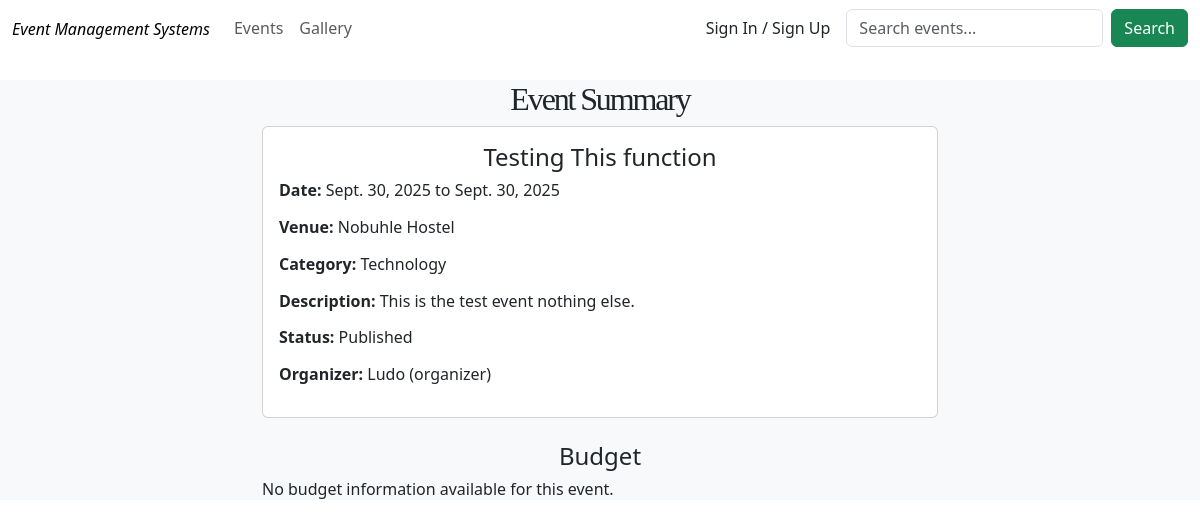
/events/1/summary/, run on an earlier commit of the app's database.
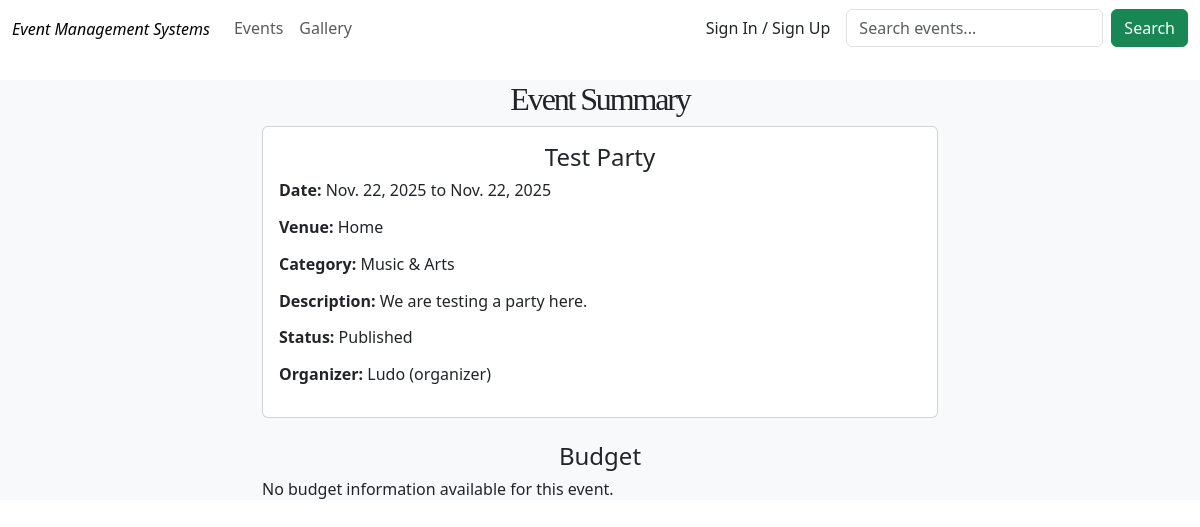
And on a later commit of the database.
### event_app/models.py (models this page shows, shortened)
class Event(models.Model):
    MUSIC_ARTS = 'music-arts'
    BUSINESS = 'business'
    SPORTS = 'sports'
    TECHNOLOGY = 'technology'
    FOOD_DRINK = 'food-drink'
    HEALTH_WELLNESS = 'health-wellness'
    EDUCATION = 'education'
    COMMUNITY = 'community'
    CHARITY = 'charity'
    GOVERNMENT = 'government'
    TOURISM = 'tourism'
    CATEGORY_CHOICES = [
        (MUSIC_ARTS, 'Music & Arts'),
        (BUSINESS, 'Business & Professional'),
        (SPORTS, 'Sports & Fitness'),
        (TECHNOLOGY, 'Technology'),
        (FOOD_DRINK, 'Food & Drink'),
        (HEALTH_WELLNESS, 'Health & Wellness'),
        (EDUCATION, 'Education & Learning'),
        (COMMUNITY, 'Community & Culture'),
        (CHARITY, 'Charity & Fundraising'),
        (GOVERNMENT, 'Government & Politics'),
        (TOURISM, 'Tourism & Hospitality'),
    ]
    DRAFT = 'draft'
    PUBLISHED = 'published'
    CANCELLED = 'cancelled'
    PENDING = 'pending'
    REJECTED = 'rejected'
    STATUS_CHOICES = [
        (DRAFT, 'Draft'),
        (PUBLISHED, 'Published'),
        (CANCELLED, 'Cancelled'),
        (PENDING, 'Pending'),
    ]
    title = models.CharField(max_length=200)
    description = models.TextField()
    category = models.CharField(max_length=80, choices=CATEGORY_CHOICES)
    status = models.CharField(max_length=20, choices=STATUS_CHOICES, default=DRAFT)
    organizer = models.ForeignKey(User, on_delete=models.CASCADE, related_name='organized_events')
    is_approved = models.BooleanField(default=False)
    attendees = models.ManyToManyField(
        Attendee,
        through='EventRegistration',
        related_name='events',
        blank=True
    )
    start_date = models.DateField()
    end_date = models.DateField()
    start_time = models.TimeField()
    end_time = models.TimeField()
    venue = models.CharField(max_length=200)
    city = models.CharField(max_length=100)
    is_online = models.BooleanField(default=False)
    online_link = models.URLField(blank=True, null=True)
    image = models.ImageField(upload_to='event_images/', blank=True, null=True)
    tags = models.TextField(help_text='Comma-separated tags', blank=True)
    max_attendees = models.PositiveIntegerField(blank=True, null=True)
    registration_deadline = models.DateTimeField(blank=True, null=True)
    views_count = models.PositiveIntegerField(default=0, editable=False)
    created_at = models.DateTimeField(auto_now_add=True)
    updated_at = models.DateTimeField(auto_now=True)
    class Meta:
        ordering = ['-created_at']

class CustomUser(AbstractUser):
    ROLE_CHOICES = [
        ('admin', 'Admin'),
        ('organizer', 'Organizer'),
        ('attendee', 'Attendee'),
    ]
    contact_number = models.CharField(max_length=15, blank=True, null=True)
    role = models.CharField(max_length=20, choices=ROLE_CHOICES, default='organizer')
    def __str__(self):
        return f'{self.username} ({self.role})'

### event_app/event_views.py (the view)
# urls.py: path('events/<int:event_id>/summary/', event_views.event_summary_view, name='event_summary'),
def event_summary_view(request, event_id):
    event = get_object_or_404(Event, id=event_id)
    budget = Budget.objects.filter(event=event).first()
    budget_items = BudgetItem.objects.filter(budget=budget) if budget else []
    context = {
        'event': event,
        'budget': budget,
        'budget_items': budget_items,
    }
    return render(request, 'summary.html', context)

### templates/summary.html (shortened to what this page needs)
{% extends "base.html" %}
{% block content %}
<div class="container mt-4">
    <h2>Event Summary</h2>
    <div class="card mb-4 ">
        <div class="card-body">
            <h4>{{ event.title }}</h4>
            <p><strong>Date:</strong> {{ event.start_date }} to {{ event.end_date }}</p>
            <p><strong>Venue:</strong> {{ event.venue }}</p>
            <p><strong>Category:</strong> {{ event.get_category_display }}</p>
            <p><strong>Description:</strong> {{ event.description }}</p>
            <p><strong>Status:</strong> {{ event.get_status_display }}</p>
            <p><strong>Organizer:</strong> {{ event.organizer }}</p>
        </div>
    </div>
    <h4>Budget</h4>
    {% if budget %}
        <div class="card mb-4">
            <div class="card-body">
                <p><strong>Total Budget:</strong> {{ budget.total_amount }}</p>
                <table class="table">
                    <thead>
                        <tr>
                            <th>Item</th>
                            <th>Amount</th>
                        </tr>
                    </thead>
                    <tbody>
                        {% for item in budget_items %}
                        <tr>
                            <td>{{ item.name }}</td>
                            <td>R {{ item.amount }}</td>
                        </tr>
                        {% endfor %}
                    </tbody>
                </table>
            </div>
        </div>
    {% else %}
        <p>No budget information available for this event.</p>
    {% endif %}
</div>
{% endblock content %}

What changed in the data, as far as the page shows it:
changed Event "Published": title "Testing This function" → "Test Party"; start_date "Sept. 30, 2025" → "Nov. 22, 2025"; end_date "Sept. 30, 2025" → "Nov. 22, 2025"; venue "Nobuhle Hostel" → "Home"; category "Technology" → "Music & Arts"; description "This is the test event nothing else." → "We are testing a party here."
